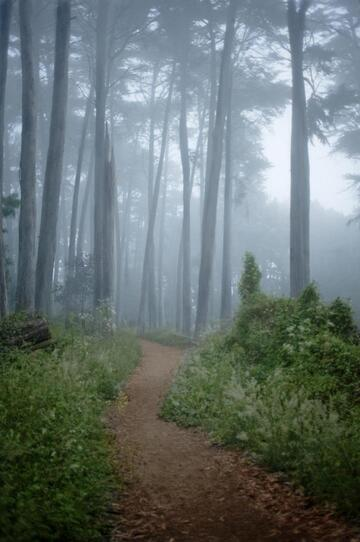
#> input picture data/forest.jpg, 360 x 542 px, found by its file name
$ python dcp.py   (older library calls are emulated)
#> lines starting #> are read from the running program, lines starting #| are printed output that depends on the picture
"""
Single Image Haze Removal Using Dark Channel Prior

Original source
https://github.com/He-Zhang/image_dehaze/blob/master/dehaze.py

Modified by Wonvin Kim, 01/04/22
"""

import cv2
import numpy as np
import math
from os import path as ospath

BINS = 256
MAX_LEVEL = BINS - 1


def i2f(img):
    return img / MAX_LEVEL

def f2i(img):
    return np.uint8(np.around(img * MAX_LEVEL))


# g_img: guide image, K: kernel size
def guided_filter(img, g_img, K):
    # f: filtered

    f_i = cv2.boxFilter(img, cv2.CV_64F, (K, K))
    f_g = cv2.boxFilter(g_img, cv2.CV_64F, (K, K))

    f_ig = cv2.boxFilter(img * g_img, cv2.CV_64F, (K, K))
    f_gg = cv2.boxFilter(g_img * g_img, cv2.CV_64F, (K, K))

    cov_ig = f_ig - f_i * f_g
    var_gg = f_gg - f_g * f_g

    a = cov_ig / (var_gg + np.finfo(float).eps)
    b = f_i - a * f_g

    f_a = cv2.boxFilter(a, cv2.CV_64F, (K, K))
    f_b = cv2.boxFilter(b, cv2.CV_64F, (K, K))

    return f_a * g_img + f_b


# K: kernel size
def get_DarkChannel(img, K):
    R = np.min(img, 2)
    kernel = cv2.getStructuringElement(cv2.MORPH_RECT, (K, K))
    return cv2.erode(R, kernel)

# base_2d: dark channel in dark channel prior scheme
def estimate_AtmosphericLight(img, base_2d):
    h, w = img.shape[:2]
    resolution = h * w

    # n_px: the number of pixels
    n_px = int( max( math.floor(resolution / 1000), 1 ) )

    # v_: vector
    v_img = img.reshape(resolution, 3)
    v_base = base_2d.reshape(resolution)

    args = v_base.argsort()[resolution - n_px:]

    sum = np.zeros([3])
    for i in range(n_px):
       sum += v_img[args[i]]

    return sum / n_px

# A: atmospheric light, K: kernel size
def estimate_TransmissionMap(img, A, K):
    omega = 0.95
    R = np.empty(img.shape, img.dtype)

    for i in range(3):
        R[..., i] = img[..., i] / A[i]

    return 1 - omega * get_DarkChannel(R, K)

# map: transmission map
def refine_TransmissionMap(img, map):
    gray = cv2.cvtColor(img, cv2.COLOR_BGR2GRAY) / MAX_LEVEL
    return guided_filter(map, gray, K=60)

# map: transmission map, A: atmospheric light
def recover(img, map, A):
    J = np.zeros(img.shape, img.dtype)
    map = cv2.max(map, 0.1)

    for i in range(3):
        J[..., i] = (img[..., i] - A[i]) / map + A[i]

    return np.clip(J, 0, 1)


# Dark Channel Prior
def DCP(img, is_only_result=True):
    I = i2f(img)

    dark_channel = get_DarkChannel(I, K=15)
    A = estimate_AtmosphericLight(I, dark_channel)
    transmission_map = estimate_TransmissionMap(I, A, 15)
    transmission_map = refine_TransmissionMap(img, transmission_map)
    J = recover(I, transmission_map, A)
    J = f2i(J)

    return J if is_only_result else (J, f2i(dark_channel), f2i(transmission_map))


if __name__ == "__main__":
    DIR = 'outputs'

    O_PATH = ospath.join(DIR, 'dcp.jpg')
    I_PATH = ospath.join('data', 'forest.jpg')

    I = cv2.imread(I_PATH)
#> I is the input picture: shape (542, 360, 3); mean B, G, R 112.9, 115, 103.8
    J, dark_channel, transmission_map = DCP(I, is_only_result=False)
#> in get_DarkChannel, `return cv2.erode(R, kernel)`:
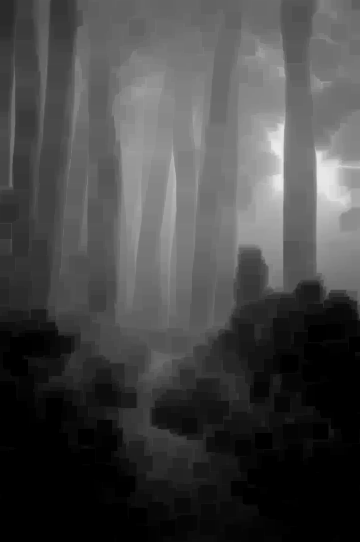
#> returned value: shape (542, 360) float64; min 0, max 0.929, mean 0.276
#> in estimate_AtmosphericLight, `args = v_base.argsort()[resolution - n_px:]`: args = 195 values, max 66568 at index 16, min 51754 at index 115, mean 59687.5
#> the loop in estimate_AtmosphericLight, `for i in range(n_px):` made 195 passes
#> sum on passes 1 to 3: [0.98, 0.941, 0.914], [1.96, 1.88, 1.83], [2.94, 2.82, 2.74]
#> after the loop in estimate_AtmosphericLight, `for i in range(n_px):`: sum = [192.2, 184.3, 179.7]
#> in DCP, `A = estimate_AtmosphericLight(I, dark_channel)`: A = [0.986, 0.945, 0.921]
#> in guided_filter, `var_gg = f_gg - f_g * f_g`:
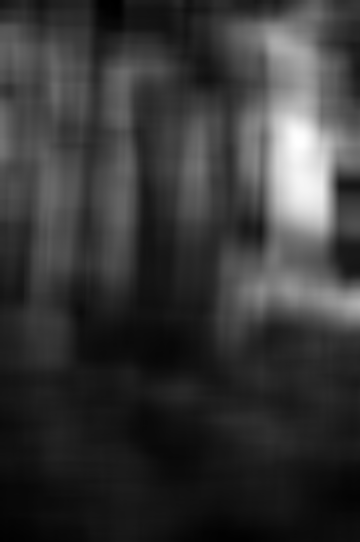
#> var_gg: shape (542, 360) float64; min 0.000522, max 0.0335, mean 0.00769; drawn with min black and max white
#> in guided_filter, `b = f_i - a * f_g`:
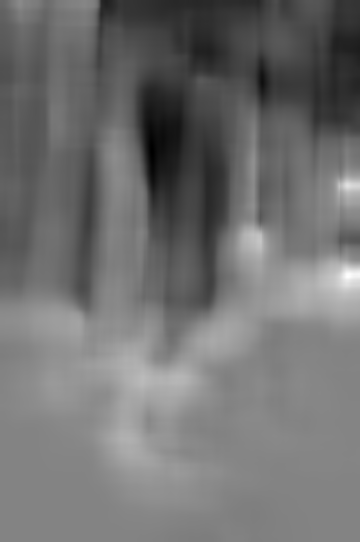
#> b: shape (542, 360) float64; min 0.414, max 1.55, mean 0.919; drawn with min black and max white
#> in guided_filter, `f_a = cv2.boxFilter(a, cv2.CV_64F, (K, K))`:
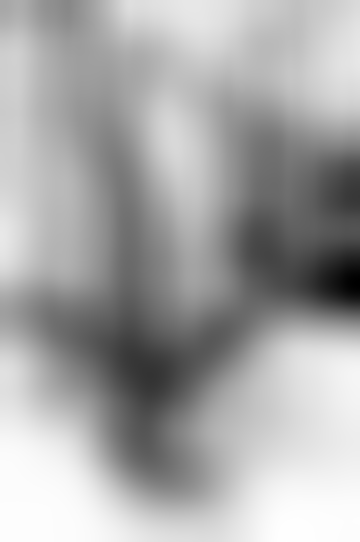
#> f_a: shape (542, 360) float64; min -1.2, max 0.00849, mean -0.407; drawn with min black and max white
#> in guided_filter, `f_b = cv2.boxFilter(b, cv2.CV_64F, (K, K))`:
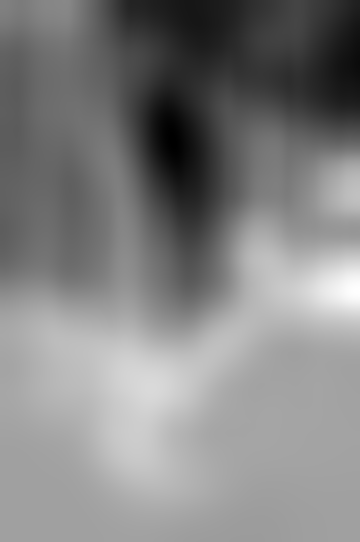
#> f_b: shape (542, 360) float64; min 0.564, max 1.26, mean 0.919; drawn with min black and max white
#> after the loop in recover, `for i in range(3):`:
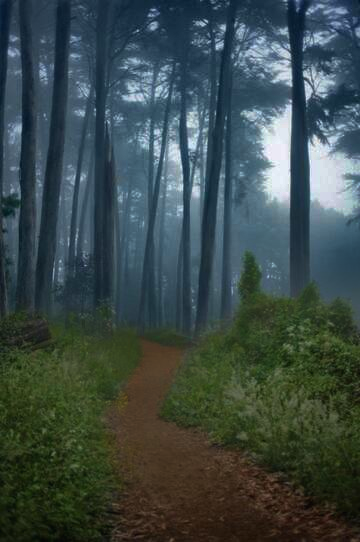
#> J: shape (542, 360, 3) float64; mean B, G, R 0.282, 0.289, 0.227; drawn with min black and max white
#> in f2i (call 3), `return np.uint8(np.around(img * MAX_LEVEL))`:
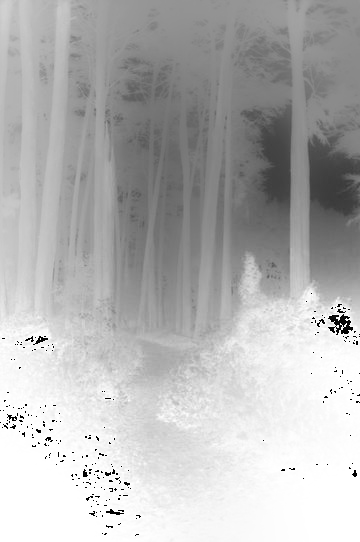
#> returned value: shape (542, 360); min 0, max 255, mean 181.4

    cv2.imwrite(O_PATH, J)
    cv2.imshow('Haze image', I)
    cv2.imshow('Dehazed image', J / MAX_LEVEL)
    cv2.waitKey()

    cv2.imwrite(ospath.join(DIR, 'dark channel (DCP).jpg'), dark_channel)
    cv2.imwrite(ospath.join(DIR, 'transmission map (DCP).jpg'), transmission_map)

$ run again, with data/GRCN_Google_108.jpg copied over data/forest.jpg
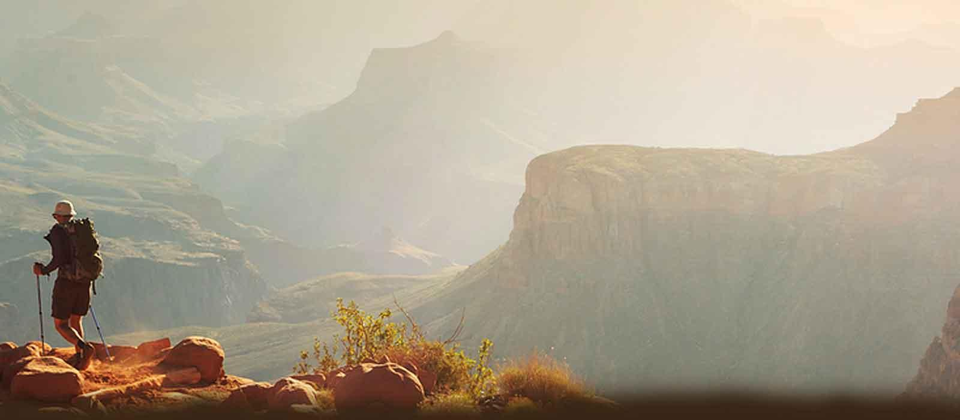
#> input picture data/GRCN_Google_108.jpg, 960 x 420 px, found by its file name
#> I is the input picture: shape (420, 960, 3); mean B, G, R 144.1, 162.6, 172.9
#> args = 403 values, max 131409 at index 399, min 93000 at index 210, mean 110379.4
#> the loop in estimate_AtmosphericLight, `for i in range(n_px):` made 403 passes
#> sum on passes 1 to 3: [0.839, 0.89, 0.922], [1.68, 1.78, 1.84], [2.52, 2.67, 2.76]
#> after the loop in estimate_AtmosphericLight, `for i in range(n_px):`: sum = [338.8, 358.5, 373]
#> A = [0.841, 0.89, 0.925]
#> after the loop in recover, `for i in range(3):`:
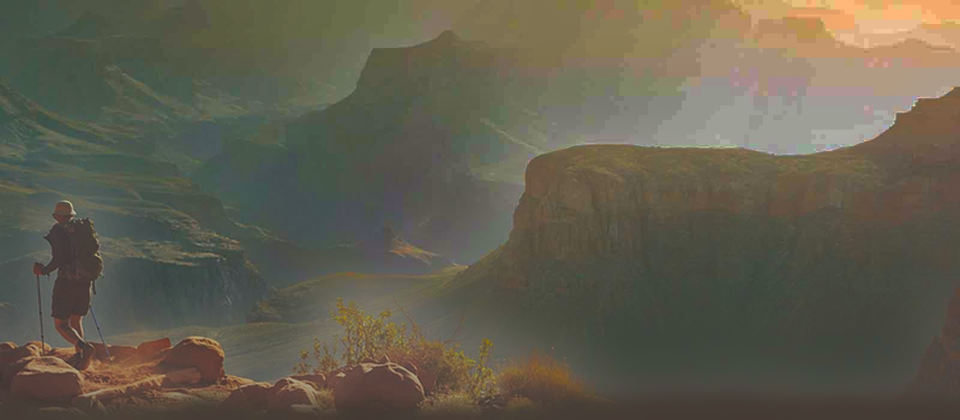
#> J: shape (420, 960, 3) float64; mean B, G, R 0.245, 0.369, 0.405; drawn with min black and max white
#> in recover, `return np.clip(J, 0, 1)`:
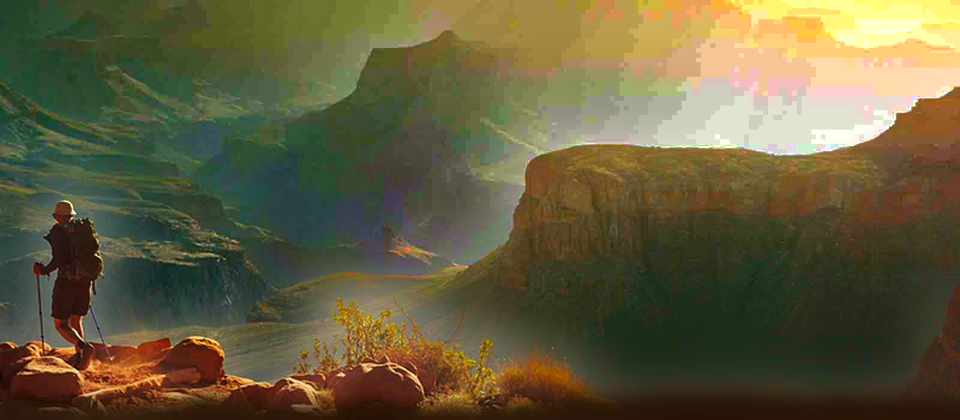
#> returned value: shape (420, 960, 3) float64; mean of channels 0, 1, 2 0.245, 0.368, 0.393; drawn as B, G, R

$ run again, with data/GRCN_Google_346.jpg copied over data/forest.jpg
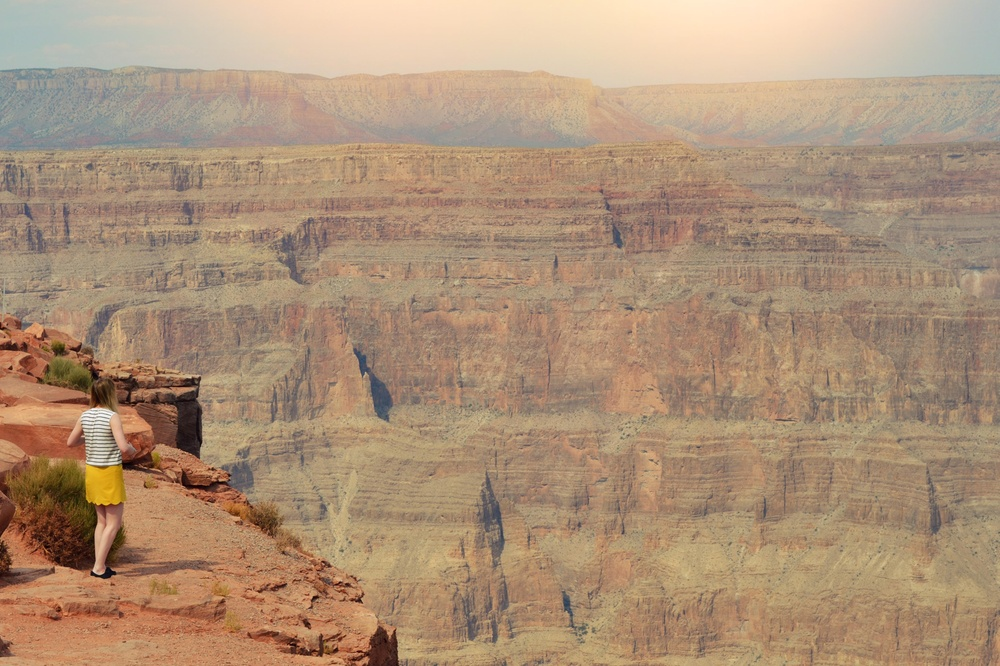
#> input picture data/GRCN_Google_346.jpg, 1000 x 666 px, shrunk from 1844 x 1229 before the run, found by its file name
#> I is the input picture: shape (666, 1000, 3); mean B, G, R 119.8, 145.4, 172.6
#> args = 666 values, max 9742 at index 8, min 655 at index 30, mean 3752.5
#> the loop in estimate_AtmosphericLight, `for i in range(n_px):` made 666 passes
#> sum on passes 1 to 3: [0.792, 0.902, 0.996], [1.58, 1.8, 1.99], [2.38, 2.71, 2.99]
#> after the loop in estimate_AtmosphericLight, `for i in range(n_px):`: sum = [535.5, 609.6, 664.8]
#> A = [0.804, 0.915, 0.998]
#> after the loop in recover, `for i in range(3):`:
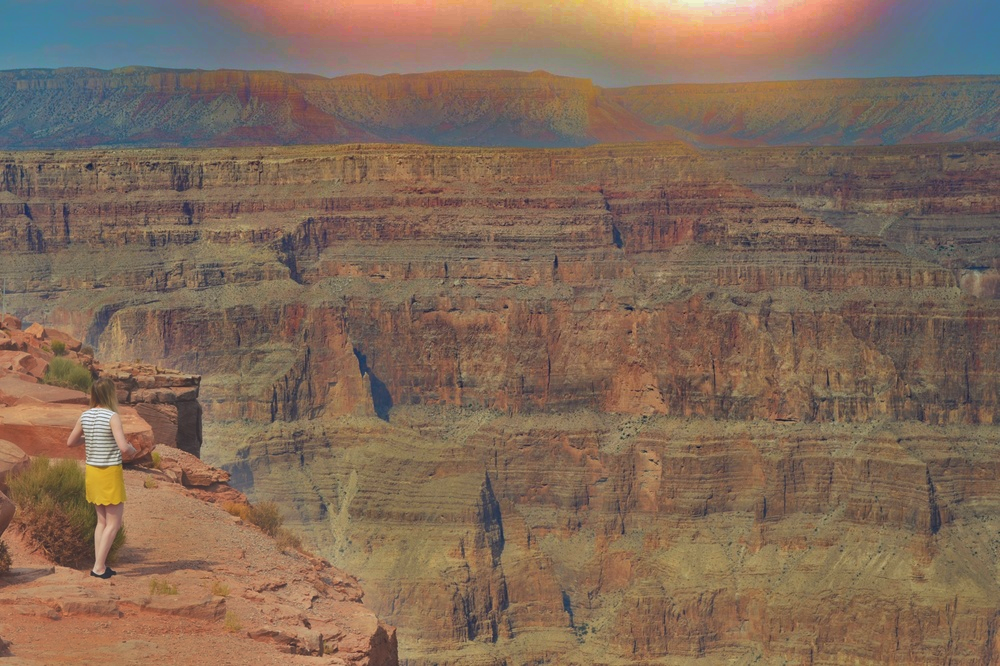
#> J: shape (666, 1000, 3) float64; mean B, G, R 0.255, 0.342, 0.459; drawn with min black and max white
#> in recover, `return np.clip(J, 0, 1)`:
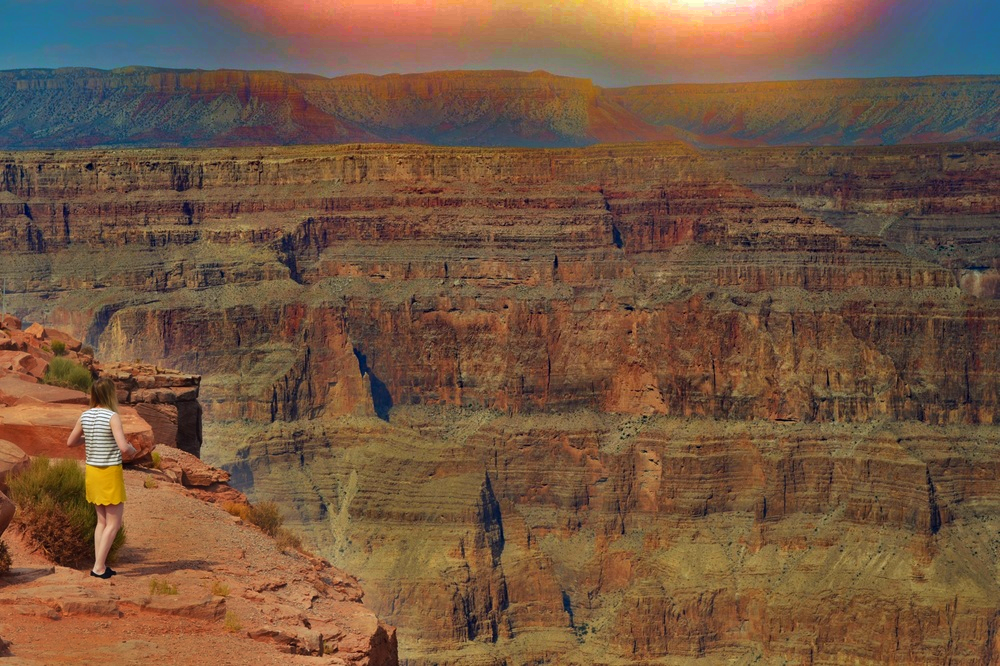
#> returned value: shape (666, 1000, 3) float64; mean of channels 0, 1, 2 0.255, 0.342, 0.459; drawn as B, G, R

$ run again, with data/GRCN_Google_696.jpg copied over data/forest.jpg
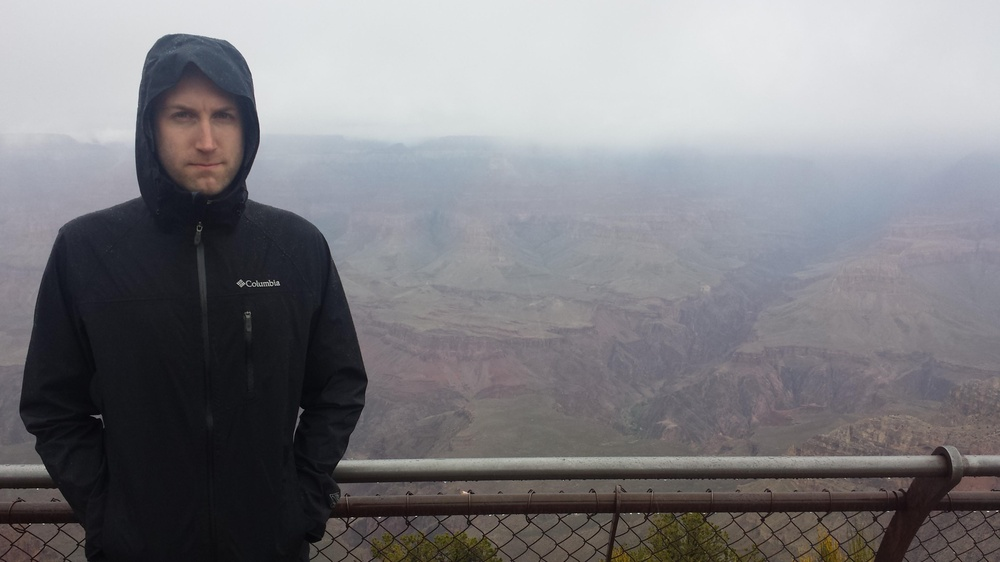
#> input picture data/GRCN_Google_696.jpg, 1000 x 562 px, shrunk from 1652 x 929 before the run, found by its file name
#> I is the input picture: shape (562, 1000, 3); mean B, G, R 129.5, 125.4, 126.4
#> args = 562 values, max 48767 at index 341, min 8748 at index 369, mean 27464.4
#> the loop in estimate_AtmosphericLight, `for i in range(n_px):` made 562 passes
#> sum on passes 1 to 3: [0.922, 0.914, 0.91], [1.85, 1.83, 1.82], [2.77, 2.75, 2.73]
#> after the loop in estimate_AtmosphericLight, `for i in range(n_px):`: sum = [516.2, 511.8, 509.6]
#> A = [0.918, 0.911, 0.907]
#> in recover, `return np.clip(J, 0, 1)`:
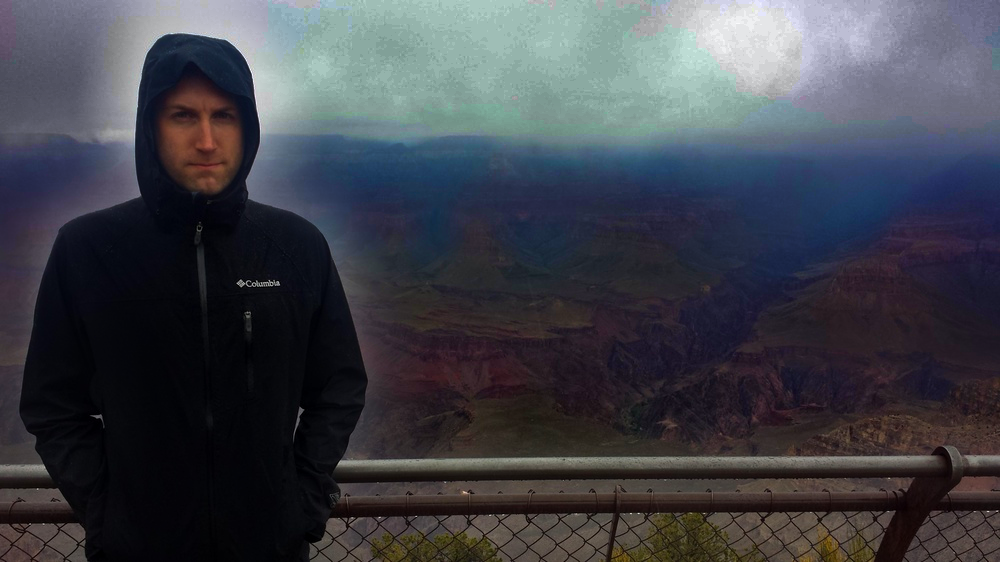
#> returned value: shape (562, 1000, 3) float64; mean of channels 0, 1, 2 0.29, 0.258, 0.25; drawn as B, G, R
